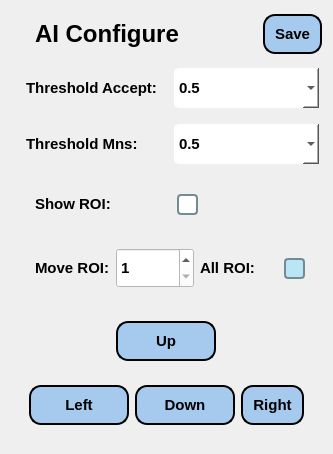
        <widget class="QWidget" name="widget_AI_configure" native="true">
         <property name="sizePolicy">
          <sizepolicy hsizetype="Preferred" vsizetype="Preferred">
           <horstretch>0</horstretch>
           <verstretch>0</verstretch>
          </sizepolicy>
         </property>
         <property name="font">
          <font>
           <pointsize>11</pointsize>
          </font>
         </property>
         <property name="styleSheet">
          <string notr="true"/>
         </property>
         <layout class="QGridLayout" name="gridLayout_5">
          <item row="2" column="0" colspan="2">
           <widget class="QWidget" name="widget_35" native="true">
            <layout class="QHBoxLayout" name="horizontalLayout_35">
             <property name="spacing">
              <number>3</number>
             </property>
             <property name="leftMargin">
              <number>3</number>
             </property>
             <property name="topMargin">
              <number>5</number>
             </property>
             <property name="rightMargin">
              <number>3</number>
             </property>
             <property name="bottomMargin">
              <number>5</number>
             </property>
             <item>
              <widget class="QLabel" name="label_50">
               <property name="sizePolicy">
                <sizepolicy hsizetype="Fixed" vsizetype="Preferred">
                 <horstretch>0</horstretch>
                 <verstretch>0</verstretch>
                </sizepolicy>
               </property>
               <property name="font">
                <font>
                 <weight>75</weight>
                 <bold>true</bold>
                </font>
               </property>
               <property name="text">
                <string/>
               </property>
               <property name="pixmap">
                <pixmap>all-icons/business.png</pixmap>
               </property>
              </widget>
             </item>
             <item>
              <widget class="QLabel" name="label_51">
               <property name="sizePolicy">
                <sizepolicy hsizetype="Preferred" vsizetype="Preferred">
                 <horstretch>0</horstretch>
                 <verstretch>0</verstretch>
                </sizepolicy>
               </property>
               <property name="font">
                <font>
                 <pointsize>11</pointsize>
                 <weight>75</weight>
                 <bold>true</bold>
                </font>
               </property>
               <property name="text">
                <string>Threshold Mns:</string>
               </property>
              </widget>
             </item>
             <item>
              <widget class="QComboBox" name="combobox_mns_threshold">
               <property name="sizePolicy">
                <sizepolicy hsizetype="Preferred" vsizetype="Preferred">
                 <horstretch>0</horstretch>
                 <verstretch>0</verstretch>
                </sizepolicy>
               </property>
               <property name="minimumSize">
                <size>
                 <width>0</width>
                 <height>40</height>
                </size>
               </property>
               <property name="maximumSize">
                <size>
                 <width>145</width>
                 <height>40</height>
                </size>
               </property>
               <property name="font">
                <font>
                 <pointsize>11</pointsize>
                 <weight>75</weight>
                 <italic>false</italic>
                 <bold>true</bold>
                </font>
               </property>
               <property name="styleSheet">
                <string notr="true">background-color:  white;
border-radius: 5px;
padding: 5px;</string>
               </property>
               <item>
                <property name="text">
                 <string>0.5</string>
                </property>
               </item>
               <item>
                <property name="text">
                 <string>0.1</string>
                </property>
               </item>
               <item>
                <property name="text">
                 <string>0.15</string>
                </property>
               </item>
               <item>
                <property name="text">
                 <string>0.2</string>
                </property>
               </item>
               <item>
                <property name="text">
                 <string>0.25</string>
                </property>
               </item>
               <item>
                <property name="text">
                 <string>0.3</string>
                </property>
               </item>
               <item>
                <property name="text">
                 <string>0.35</string>
                </property>
               </item>
               <item>
                <property name="text">
                 <string>0.4</string>
                </property>
               </item>
               <item>
                <property name="text">
                 <string>0.45</string>
                </property>
               </item>
               <item>
                <property name="text">
                 <string>0.55</string>
                </property>
               </item>
               <item>
                <property name="text">
                 <string>0.6</string>
                </property>
               </item>
               <item>
                <property name="text">
                 <string>0.65</string>
                </property>
               </item>
               <item>
                <property name="text">
                 <string>0.7</string>
                </property>
               </item>
               <item>
                <property name="text">
                 <string>0.75</string>
                </property>
               </item>
               <item>
                <property name="text">
                 <string>0.8</string>
                </property>
               </item>
               <item>
                <property name="text">
                 <string>0.85</string>
                </property>
               </item>
               <item>
                <property name="text">
                 <string>0.9</string>
                </property>
               </item>
               <item>
                <property name="text">
                 <string>0.95</string>
                </property>
               </item>
               <item>
                <property name="text">
                 <string>1.0</string>
                </property>
               </item>
              </widget>
             </item>
            </layout>
           </widget>
          </item>
          <item row="1" column="0" colspan="2">
           <widget class="QWidget" name="widget_33" native="true">
            <layout class="QHBoxLayout" name="horizontalLayout_34">
             <property name="spacing">
              <number>3</number>
             </property>
             <property name="leftMargin">
              <number>3</number>
             </property>
             <property name="topMargin">
              <number>5</number>
             </property>
             <property name="rightMargin">
              <number>3</number>
             </property>
             <property name="bottomMargin">
              <number>5</number>
             </property>
             <item>
              <widget class="QLabel" name="label_48">
               <property name="sizePolicy">
                <sizepolicy hsizetype="Fixed" vsizetype="Preferred">
                 <horstretch>0</horstretch>
                 <verstretch>0</verstretch>
                </sizepolicy>
               </property>
               <property name="font">
                <font>
                 <weight>75</weight>
                 <bold>true</bold>
                </font>
               </property>
               <property name="text">
                <string/>
               </property>
               <property name="pixmap">
                <pixmap>all-icons/advantage.png</pixmap>
               </property>
              </widget>
             </item>
             <item>
              <widget class="QLabel" name="label_49">
               <property name="sizePolicy">
                <sizepolicy hsizetype="Preferred" vsizetype="Preferred">
                 <horstretch>0</horstretch>
                 <verstretch>0</verstretch>
                </sizepolicy>
               </property>
               <property name="font">
                <font>
                 <pointsize>11</pointsize>
                 <weight>75</weight>
                 <bold>true</bold>
                </font>
               </property>
               <property name="text">
                <string>Threshold Accept:</string>
               </property>
              </widget>
             </item>
             <item>
              <widget class="QComboBox" name="combobox_acceptance_threshold">
               <property name="sizePolicy">
                <sizepolicy hsizetype="Preferred" vsizetype="Preferred">
                 <horstretch>0</horstretch>
                 <verstretch>0</verstretch>
                </sizepolicy>
               </property>
               <property name="minimumSize">
                <size>
                 <width>0</width>
                 <height>40</height>
                </size>
               </property>
               <property name="maximumSize">
                <size>
                 <width>145</width>
                 <height>40</height>
                </size>
               </property>
               <property name="font">
                <font>
                 <pointsize>11</pointsize>
                 <weight>75</weight>
                 <italic>false</italic>
                 <bold>true</bold>
                </font>
               </property>
               <property name="styleSheet">
                <string notr="true">background-color:  white;
border-radius: 5px;
padding: 5px;</string>
               </property>
               <item>
                <property name="text">
                 <string>0.5</string>
                </property>
               </item>
               <item>
                <property name="text">
                 <string>0.1</string>
                </property>
               </item>
               <item>
                <property name="text">
                 <string>0.15</string>
                </property>
               </item>
               <item>
                <property name="text">
                 <string>0.2</string>
                </property>
               </item>
               <item>
                <property name="text">
                 <string>0.25</string>
                </property>
               </item>
               <item>
                <property name="text">
                 <string>0.3</string>
                </property>
               </item>
               <item>
                <property name="text">
                 <string>0.35</string>
                </property>
               </item>
               <item>
                <property name="text">
                 <string>0.4</string>
                </property>
               </item>
               <item>
                <property name="text">
                 <string>0.45</string>
                </property>
               </item>
               <item>
                <property name="text">
                 <string>0.55</string>
                </property>
               </item>
               <item>
                <property name="text">
                 <string>0.6</string>
                </property>
               </item>
               <item>
                <property name="text">
                 <string>0.65</string>
                </property>
               </item>
               <item>
                <property name="text">
                 <string>0.7</string>
                </property>
               </item>
               <item>
                <property name="text">
                 <string>0.75</string>
                </property>
               </item>
               <item>
                <property name="text">
                 <string>0.8</string>
                </property>
               </item>
               <item>
                <property name="text">
                 <string>0.85</string>
                </property>
               </item>
               <item>
                <property name="text">
                 <string>0.9</string>
                </property>
               </item>
               <item>
                <property name="text">
                 <string>0.95</string>
                </property>
               </item>
               <item>
                <property name="text">
                 <string>1.0</string>
                </property>
               </item>
              </widget>
             </item>
            </layout>
           </widget>
          </item>
          <item row="0" column="0">
           <widget class="QWidget" name="widget_25" native="true">
            <layout class="QHBoxLayout" name="horizontalLayout">
             <item>
              <widget class="QLabel" name="label_18">
               <property name="sizePolicy">
                <sizepolicy hsizetype="Fixed" vsizetype="Preferred">
                 <horstretch>0</horstretch>
                 <verstretch>0</verstretch>
                </sizepolicy>
               </property>
               <property name="text">
                <string/>
               </property>
               <property name="pixmap">
                <pixmap>all-icons/parameter.png</pixmap>
               </property>
              </widget>
             </item>
             <item>
              <widget class="QLabel" name="label_11">
               <property name="font">
                <font>
                 <pointsize>18</pointsize>
                 <weight>75</weight>
                 <bold>true</bold>
                </font>
               </property>
               <property name="styleSheet">
                <string notr="true"/>
               </property>
               <property name="text">
                <string>AI Configure</string>
               </property>
              </widget>
             </item>
            </layout>
           </widget>
          </item>
          <item row="0" column="1">
           <widget class="QPushButton" name="button_save_AI_config">
            <property name="sizePolicy">
             <sizepolicy hsizetype="Fixed" vsizetype="Fixed">
              <horstretch>0</horstretch>
              <verstretch>0</verstretch>
             </sizepolicy>
            </property>
            <property name="minimumSize">
             <size>
              <width>0</width>
              <height>40</height>
             </size>
            </property>
            <property name="maximumSize">
             <size>
              <width>16777215</width>
              <height>40</height>
             </size>
            </property>
            <property name="font">
             <font>
              <pointsize>11</pointsize>
              <weight>75</weight>
              <bold>true</bold>
             </font>
            </property>
            <property name="styleSheet">
             <string notr="true">QPushButton {
    background-color: #A6CAEE;
    border: 2px solid black;
    border-radius: 12px;
padding: 10px 10px;
}

QPushButton:hover {
    background-color: qlineargradient(
spread:pad, 
x1:0, y1:0, x2:0, y2:1, 

stop:0 #738B95, 
stop:1 #BAE5F5
    );
}

QPushButton:pressed {
    background-color: qlineargradient(
spread:pad, 
x1:0, y1:0, x2:0, y2:1, 
stop:0  #BAE5F5, 
stop:1 #738B95
);
    padding-top: 6px;   /* tạo cảm giác ấn xuống */
}</string>
            </property>
            <property name="text">
             <string>Save</string>
            </property>
            <property name="icon">
             <iconset>
              <normaloff>all-icons/save-24.png</normaloff>all-icons/save-24.png</iconset>
            </property>
            <property name="iconSize">
             <size>
              <width>32</width>
              <height>32</height>
             </size>
            </property>
           </widget>
          </item>
          <item row="3" column="0" colspan="2">
           <widget class="QWidget" name="widget_11" native="true">
            <layout class="QHBoxLayout" name="horizontalLayout_18">
             <item>
              <widget class="QLabel" name="label_25">
               <property name="sizePolicy">
                <sizepolicy hsizetype="Fixed" vsizetype="Preferred">
                 <horstretch>0</horstretch>
                 <verstretch>0</verstretch>
                </sizepolicy>
               </property>
               <property name="text">
                <string/>
               </property>
               <property name="pixmap">
                <pixmap>all-icons/expand.png</pixmap>
               </property>
              </widget>
             </item>
             <item>
              <widget class="QLabel" name="label_26">
               <property name="sizePolicy">
                <sizepolicy hsizetype="Preferred" vsizetype="Preferred">
                 <horstretch>0</horstretch>
                 <verstretch>0</verstretch>
                </sizepolicy>
               </property>
               <property name="font">
                <font>
                 <pointsize>11</pointsize>
                 <weight>75</weight>
                 <bold>true</bold>
                </font>
               </property>
               <property name="text">
                <string>Show ROI:</string>
               </property>
              </widget>
             </item>
             <item alignment="Qt::AlignLeft">
              <widget class="QCheckBox" name="checkbox_show_ROI">
               <property name="minimumSize">
                <size>
                 <width>0</width>
                 <height>40</height>
                </size>
               </property>
               <property name="maximumSize">
                <size>
                 <width>16777215</width>
                 <height>40</height>
                </size>
               </property>
               <property name="styleSheet">
                <string notr="true">QCheckBox {
    spacing: 8px;
    font-size: 16px;
    color: #D9534F; /* Màu đỏ tươi cho chữ */
}

QCheckBox::indicator {
    width: 17px;
    height: 17px;
    border: 2px solid #738B95; /* Viền đỏ nhạt */
    border-radius: 4px;
    background: #ffffff; /* Nền trắng */
}

QCheckBox::indicator:checked {
    background-color: #BAE5F5; /* Nền đỏ nhạt khi được chọn */
    border: 2px solid #738B95; /* Viền đỏ tươi khi được chọn */
}
</string>
               </property>
               <property name="text">
                <string/>
               </property>
              </widget>
             </item>
            </layout>
           </widget>
          </item>
          <item row="4" column="0" colspan="2">
           <widget class="QWidget" name="widget_13" native="true">
            <property name="sizePolicy">
             <sizepolicy hsizetype="Preferred" vsizetype="Preferred">
              <horstretch>0</horstretch>
              <verstretch>0</verstretch>
             </sizepolicy>
            </property>
            <layout class="QHBoxLayout" name="horizontalLayout_15">
             <item>
              <widget class="QLabel" name="label_19">
               <property name="sizePolicy">
                <sizepolicy hsizetype="Fixed" vsizetype="Preferred">
                 <horstretch>0</horstretch>
                 <verstretch>0</verstretch>
                </sizepolicy>
               </property>
               <property name="text">
                <string/>
               </property>
               <property name="pixmap">
                <pixmap>all-icons/line.png</pixmap>
               </property>
              </widget>
             </item>
             <item>
              <widget class="QLabel" name="label_20">
               <property name="sizePolicy">
                <sizepolicy hsizetype="Fixed" vsizetype="Preferred">
                 <horstretch>0</horstretch>
                 <verstretch>0</verstretch>
                </sizepolicy>
               </property>
               <property name="font">
                <font>
                 <pointsize>11</pointsize>
                 <weight>75</weight>
                 <bold>true</bold>
                </font>
               </property>
               <property name="text">
                <string>Move ROI:</string>
               </property>
              </widget>
             </item>
             <item>
              <widget class="QSpinBox" name="spinbox_ROI_to_move">
               <property name="sizePolicy">
                <sizepolicy hsizetype="Minimum" vsizetype="Fixed">
                 <horstretch>0</horstretch>
                 <verstretch>0</verstretch>
                </sizepolicy>
               </property>
               <property name="minimumSize">
                <size>
                 <width>0</width>
                 <height>40</height>
                </size>
               </property>
               <property name="maximumSize">
                <size>
                 <width>140</width>
                 <height>40</height>
                </size>
               </property>
               <property name="font">
                <font>
                 <pointsize>11</pointsize>
                 <weight>75</weight>
                 <bold>true</bold>
                </font>
               </property>
               <property name="styleSheet">
                <string notr="true">background-color: rgb(255, 255, 255);
</string>
               </property>
               <property name="minimum">
                <number>1</number>
               </property>
               <property name="maximum">
                <number>5</number>
               </property>
               <property name="value">
                <number>1</number>
               </property>
              </widget>
             </item>
             <item>
              <widget class="QLabel" name="label_21">
               <property name="sizePolicy">
                <sizepolicy hsizetype="Preferred" vsizetype="Preferred">
                 <horstretch>0</horstretch>
                 <verstretch>0</verstretch>
                </sizepolicy>
               </property>
               <property name="font">
                <font>
                 <pointsize>11</pointsize>
                 <weight>75</weight>
                 <bold>true</bold>
                </font>
               </property>
               <property name="text">
                <string>All ROI:</string>
               </property>
              </widget>
             </item>
             <item>
              <widget class="QCheckBox" name="checkbox_move_all_ROI">
               <property name="minimumSize">
                <size>
                 <width>0</width>
                 <height>40</height>
                </size>
               </property>
               <property name="maximumSize">
                <size>
                 <width>29</width>
                 <height>40</height>
                </size>
               </property>
               <property name="font">
                <font>
                 <pointsize>-1</pointsize>
                </font>
               </property>
               <property name="styleSheet">
                <string notr="true">QCheckBox {
    spacing: 8px;
    font-size: 16px;
    color: #D9534F; /* Màu đỏ tươi cho chữ */
}

QCheckBox::indicator {
    width: 17px;
    height: 17px;
    border: 2px solid #738B95; /* Viền đỏ nhạt */
    border-radius: 4px;
    background: #ffffff; /* Nền trắng */
}

QCheckBox::indicator:checked {
    background-color: #BAE5F5; /* Nền đỏ nhạt khi được chọn */
    border: 2px solid #738B95; /* Viền đỏ tươi khi được chọn */
}
</string>
               </property>
               <property name="text">
                <string/>
               </property>
               <property name="checked">
                <bool>true</bool>
               </property>
              </widget>
             </item>
            </layout>
           </widget>
          </item>
          <item row="5" column="0" colspan="2">
           <widget class="QWidget" name="widget_16" native="true">
            <layout class="QVBoxLayout" name="verticalLayout_5">
             <item>
              <widget class="QWidget" name="widget_18" native="true">
               <layout class="QHBoxLayout" name="horizontalLayout_20">
                <item>
                 <widget class="QPushButton" name="button_move_ROI_up">
                  <property name="sizePolicy">
                   <sizepolicy hsizetype="Fixed" vsizetype="Fixed">
                    <horstretch>0</horstretch>
                    <verstretch>0</verstretch>
                   </sizepolicy>
                  </property>
                  <property name="minimumSize">
                   <size>
                    <width>100</width>
                    <height>40</height>
                   </size>
                  </property>
                  <property name="maximumSize">
                   <size>
                    <width>16777215</width>
                    <height>40</height>
                   </size>
                  </property>
                  <property name="font">
                   <font>
                    <pointsize>11</pointsize>
                    <weight>75</weight>
                    <bold>true</bold>
                   </font>
                  </property>
                  <property name="styleSheet">
                   <string notr="true">QPushButton {
    background-color: #A6CAEE;
    border: 2px solid black;
    border-radius: 12px;
padding: 10px 10px;
}

QPushButton:hover {
    background-color: qlineargradient(
spread:pad, 
x1:0, y1:0, x2:0, y2:1, 

stop:0 #738B95, 
stop:1 #BAE5F5
    );
}

QPushButton:pressed {
    background-color: qlineargradient(
spread:pad, 
x1:0, y1:0, x2:0, y2:1, 
stop:0  #BAE5F5, 
stop:1 #738B95
);
    padding-top: 6px;   /* tạo cảm giác ấn xuống */
}</string>
                  </property>
                  <property name="text">
                   <string>Up</string>
                  </property>
                  <property name="icon">
                   <iconset>
                    <normaloff>all-icons/light-icons/arrow-128-24.png</normaloff>all-icons/light-icons/arrow-128-24.png</iconset>
                  </property>
                  <property name="iconSize">
                   <size>
                    <width>32</width>
                    <height>32</height>
                   </size>
                  </property>
                 </widget>
                </item>
               </layout>
              </widget>
             </item>
             <item>
              <widget class="QWidget" name="widget_20" native="true">
               <layout class="QHBoxLayout" name="horizontalLayout_22">
                <item>
                 <widget class="QPushButton" name="button_move_ROI_left">
                  <property name="sizePolicy">
                   <sizepolicy hsizetype="Fixed" vsizetype="Fixed">
                    <horstretch>0</horstretch>
                    <verstretch>0</verstretch>
                   </sizepolicy>
                  </property>
                  <property name="minimumSize">
                   <size>
                    <width>100</width>
                    <height>40</height>
                   </size>
                  </property>
                  <property name="maximumSize">
                   <size>
                    <width>16777215</width>
                    <height>40</height>
                   </size>
                  </property>
                  <property name="font">
                   <font>
                    <pointsize>11</pointsize>
                    <weight>75</weight>
                    <bold>true</bold>
                   </font>
                  </property>
                  <property name="styleSheet">
                   <string notr="true">QPushButton {
    background-color: #A6CAEE;
    border: 2px solid black;
    border-radius: 12px;
padding: 10px 10px;
}

QPushButton:hover {
    background-color: qlineargradient(
spread:pad, 
x1:0, y1:0, x2:0, y2:1, 

stop:0 #738B95, 
stop:1 #BAE5F5
    );
}

QPushButton:pressed {
    background-color: qlineargradient(
spread:pad, 
x1:0, y1:0, x2:0, y2:1, 
stop:0  #BAE5F5, 
stop:1 #738B95
);
    padding-top: 6px;   /* tạo cảm giác ấn xuống */
}</string>
                  </property>
                  <property name="text">
                   <string>Left</string>
                  </property>
                  <property name="icon">
                   <iconset>
                    <normaloff>all-icons/light-icons/arrow-112-24.png</normaloff>all-icons/light-icons/arrow-112-24.png</iconset>
                  </property>
                  <property name="iconSize">
                   <size>
                    <width>32</width>
                    <height>32</height>
                   </size>
                  </property>
                 </widget>
                </item>
                <item>
                 <widget class="QPushButton" name="button_move_ROI_down">
                  <property name="sizePolicy">
                   <sizepolicy hsizetype="Fixed" vsizetype="Fixed">
                    <horstretch>0</horstretch>
                    <verstretch>0</verstretch>
                   </sizepolicy>
                  </property>
                  <property name="minimumSize">
                   <size>
                    <width>100</width>
                    <height>40</height>
                   </size>
                  </property>
                  <property name="maximumSize">
                   <size>
                    <width>16777215</width>
                    <height>40</height>
                   </size>
                  </property>
                  <property name="font">
                   <font>
                    <pointsize>11</pointsize>
                    <weight>75</weight>
                    <bold>true</bold>
                   </font>
                  </property>
                  <property name="styleSheet">
                   <string notr="true">QPushButton {
    background-color: #A6CAEE;
    border: 2px solid black;
    border-radius: 12px;
padding: 10px 10px;
}

QPushButton:hover {
    background-color: qlineargradient(
spread:pad, 
x1:0, y1:0, x2:0, y2:1, 

stop:0 #738B95, 
stop:1 #BAE5F5
    );
}

QPushButton:pressed {
    background-color: qlineargradient(
spread:pad, 
x1:0, y1:0, x2:0, y2:1, 
stop:0  #BAE5F5, 
stop:1 #738B95
);
    padding-top: 6px;   /* tạo cảm giác ấn xuống */
}</string>
                  </property>
                  <property name="text">
                   <string>Down</string>
                  </property>
                  <property name="icon">
                   <iconset>
                    <normaloff>all-icons/light-icons/arrow-190-24.png</normaloff>all-icons/light-icons/arrow-190-24.png</iconset>
                  </property>
                  <property name="iconSize">
                   <size>
                    <width>32</width>
                    <height>32</height>
                   </size>
                  </property>
                 </widget>
                </item>
                <item>
                 <widget class="QPushButton" name="button_move_ROI_right">
                  <property name="sizePolicy">
                   <sizepolicy hsizetype="Fixed" vsizetype="Fixed">
                    <horstretch>0</horstretch>
                    <verstretch>0</verstretch>
                   </sizepolicy>
                  </property>
                  <property name="minimumSize">
                   <size>
                    <width>0</width>
                    <height>40</height>
                   </size>
                  </property>
                  <property name="maximumSize">
                   <size>
                    <width>16777215</width>
                    <height>40</height>
                   </size>
                  </property>
                  <property name="font">
                   <font>
                    <pointsize>11</pointsize>
                    <weight>75</weight>
                    <bold>true</bold>
                   </font>
                  </property>
                  <property name="styleSheet">
                   <string notr="true">QPushButton {
    background-color: #A6CAEE;
    border: 2px solid black;
    border-radius: 12px;
padding: 10px 10px;
}

QPushButton:hover {
    background-color: qlineargradient(
spread:pad, 
x1:0, y1:0, x2:0, y2:1, 

stop:0 #738B95, 
stop:1 #BAE5F5
    );
}

QPushButton:pressed {
    background-color: qlineargradient(
spread:pad, 
x1:0, y1:0, x2:0, y2:1, 
stop:0  #BAE5F5, 
stop:1 #738B95
);
    padding-top: 6px;   /* tạo cảm giác ấn xuống */
}</string>
                  </property>
                  <property name="text">
                   <string>Right</string>
                  </property>
                  <property name="icon">
                   <iconset>
                    <normaloff>all-icons/light-icons/arrow-12-24.png</normaloff>all-icons/light-icons/arrow-12-24.png</iconset>
                  </property>
                  <property name="iconSize">
                   <size>
                    <width>32</width>
                    <height>32</height>
                   </size>
                  </property>
                 </widget>
                </item>
               </layout>
              </widget>
             </item>
            </layout>
           </widget>
          </item>
         </layout>
        </widget>
